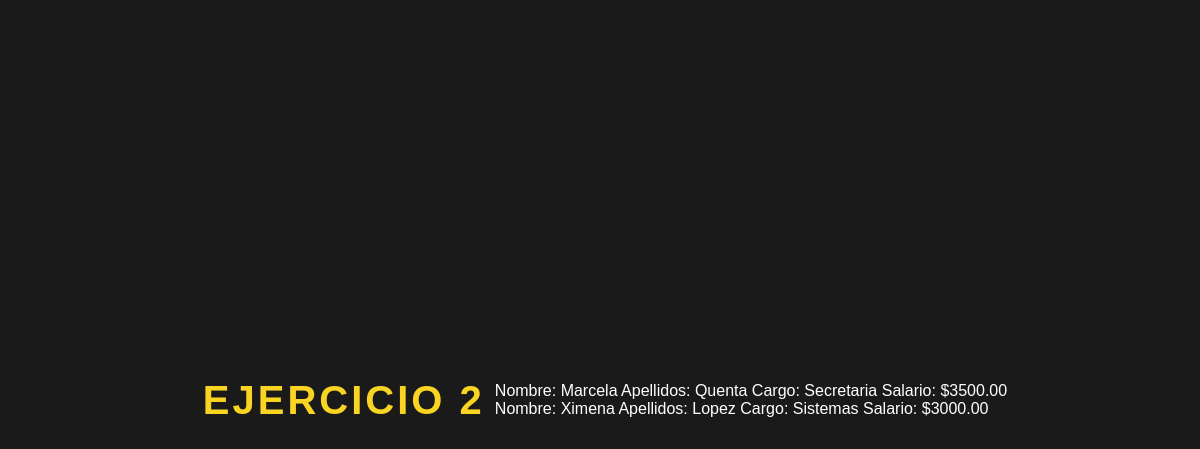
The page /Ejercicios/Ejercicio2.php on the database its author committed.
### tables this page shows
CREATE TABLE Empleado (
    Id INT AUTO_INCREMENT PRIMARY KEY,
    Nombre VARCHAR(255),
    Apellidos VARCHAR(255),
    Cargo VARCHAR(255),
    Dirección VARCHAR(255),
    Teléfono VARCHAR(20),
    Salario DECIMAL(10, 2)
);

### Ejercicios/Ejercicio2.php (the view, shortened to what this page needs)
<link rel="stylesheet" type="text/css" href="./styles.css">
<?php
require '../config.php';
$conn = new mysqli($db_host, $db_user, $db_pass, $db_name);
$query = "SELECT Nombre, Apellidos, Cargo, Salario FROM Empleado WHERE Salario > 2800";
$result = $conn->query($query);
echo "<h1>Ejercicio 2</h1>";
if ($result->num_rows > 0) {
    while ($row = $result->fetch_assoc()) {
        echo "Nombre: " . $row["Nombre"] . " Apellidos: " . $row["Apellidos"] . " Cargo: " . $row["Cargo"] . " Salario: $" . $row["Salario"] . "<br>";
    }
} else {
    echo "No se encontraron empleados con salario superior a $2800.";
}
?>

### Ejercicios/Styles.css (style rules this page uses)
h1 { color: #f9d423; font-size: 2.5rem; text-transform: uppercase; letter-spacing: 3px; padding: 10px; }

### rows shown on the page
empleado: Nombre "Marcela", Apellidos "Quenta", Cargo "Secretaria", Salario "3500.00"
empleado: Nombre "Ximena", Apellidos "Lopez", Cargo "Sistemas", Salario "3000.00"
